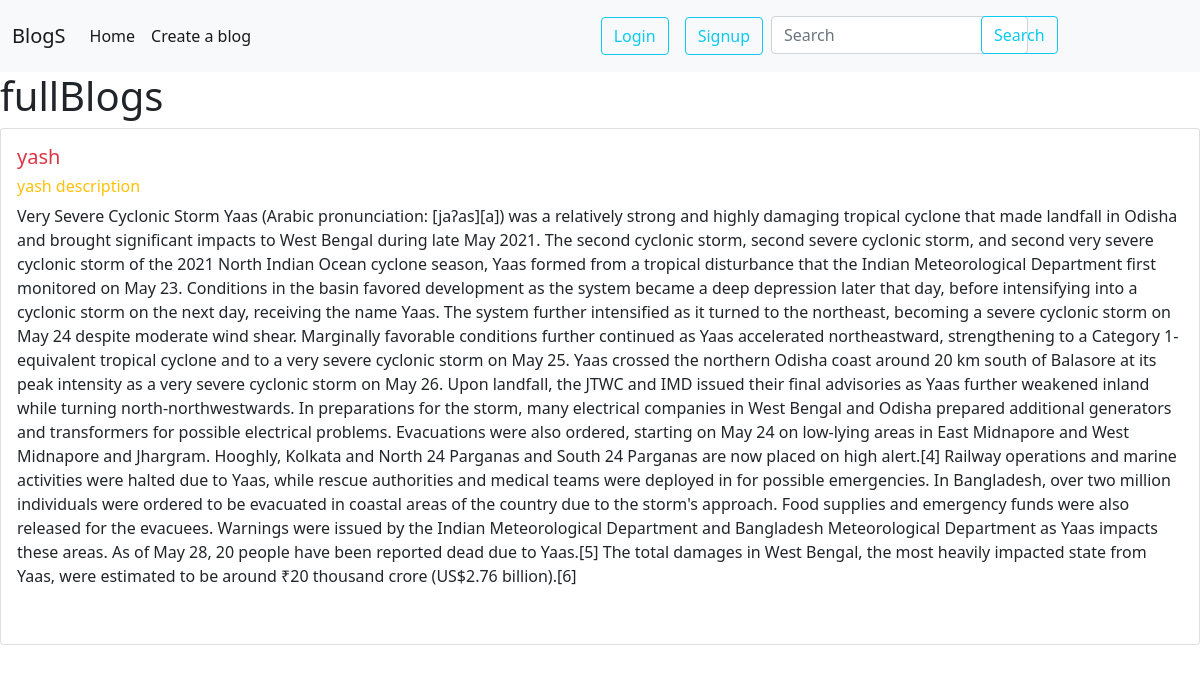
Page /blogfull/26 on the committed database.
### post/models.py (models this page shows, shortened)
class Blog(models.Model):
    name = models.CharField(max_length=40)
    subtitle = models.CharField(max_length=125)
    desc = models.CharField(max_length=255)
    date = models.DateTimeField(auto_now=False, auto_now_add=True , blank=True , null=True)

### post/views.py (the view)
# urls.py: path('blogfull/<int:posts>', views.blogfull , name='blogfull'),
def blogfull(request , posts):
    try:
        blog3 = Blog.objects.filter(id = posts)
        context = {'blog1' : blog3}
        return render( request , 'blogfull.html' , context)
    except:
        return redirect(request , 'signup')

### templates/blogfull.html (shortened to what this page needs)
<!DOCTYPE html>
{% extends 'base.html' %}
    {% block body %}
    <h1>fullBlogs</h1>
    <div class = "card1">
    {% for blog2 in blog1 %}
   <div class="card">
  <div class="card-body">
    <h5 class="card-title text-danger">{{blog2.name}}</h5>
    <h6 class="card-text text-warning">{{blog2.subtitle}}</h6>
    <p class="card-text">{{blog2.desc}}</p>
    <br>
  </div>
</div>
</div>
    {% endfor %}
    {% endblock body %}

### rows in the picture
Blog: name "yash", subtitle "yash description", desc "Very Severe Cyclonic Storm Yaas (Arabic pronunciation: [jaʔas][a]) was a relatively strong and highly damaging tropical cyclone that made landfall in Odisha and brought significant impacts to West Bengal during late May 2021. The second cyclonic storm, second severe cyclonic storm, and second very severe cyclonic storm of the 2021 North Indian Ocean cyclone season, Yaas formed from a tropical disturbance that the Indian Meteorological Department first monitored on May 23. Conditions in the basin favored development as the system became a deep depression later that day, before intensifying into a cyclonic storm on the next day, receiving the name Yaas. The system further intensified as it…"
